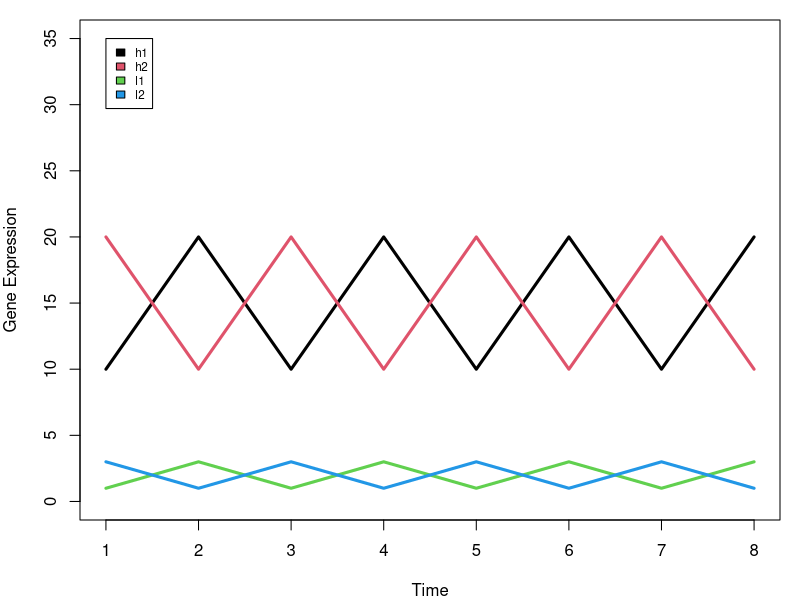
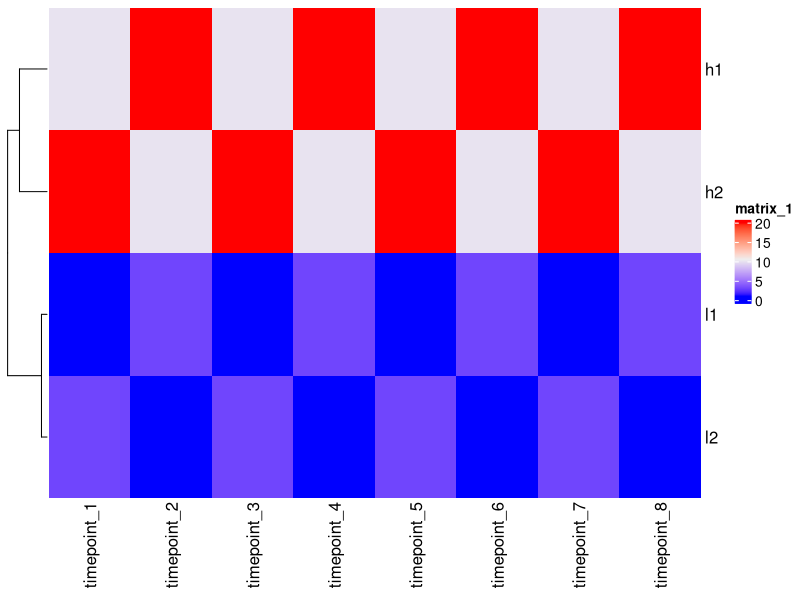
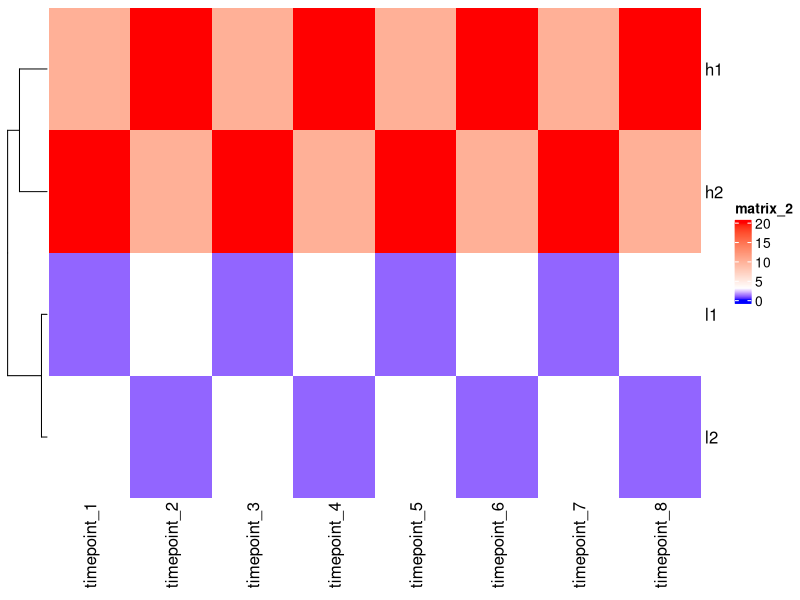
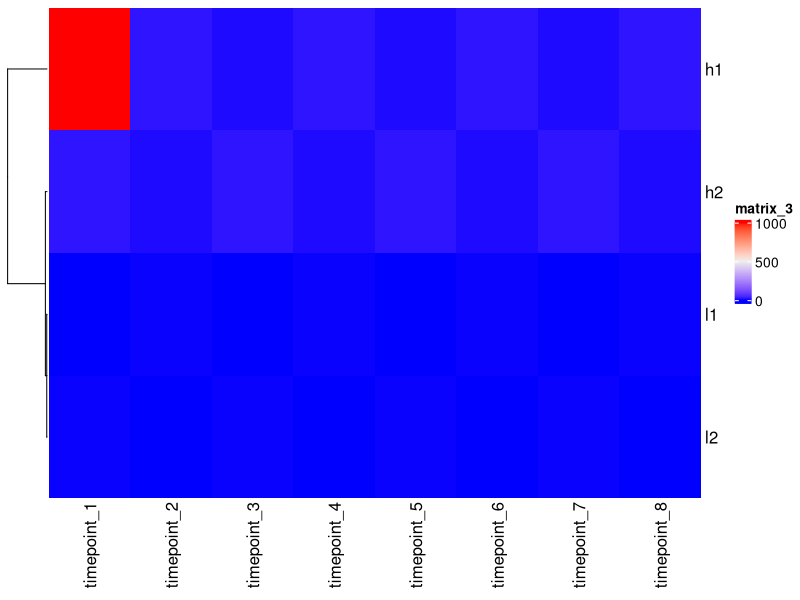
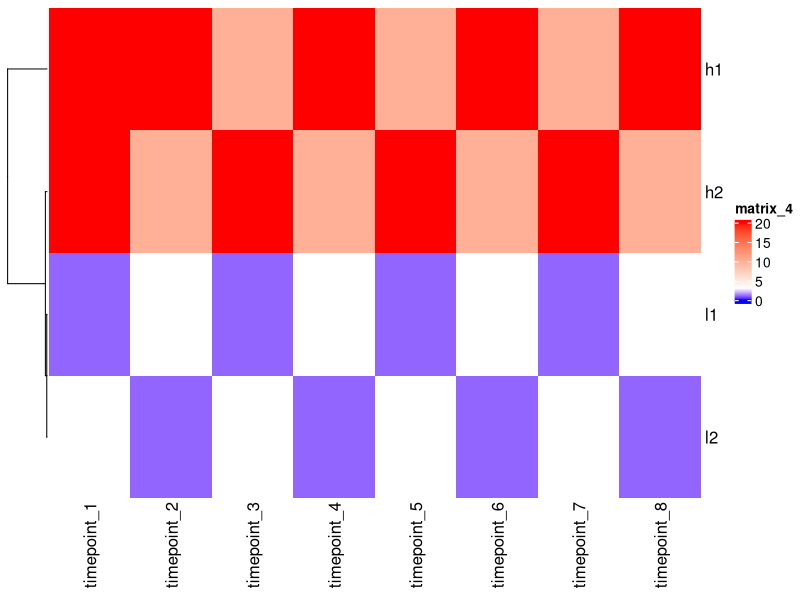
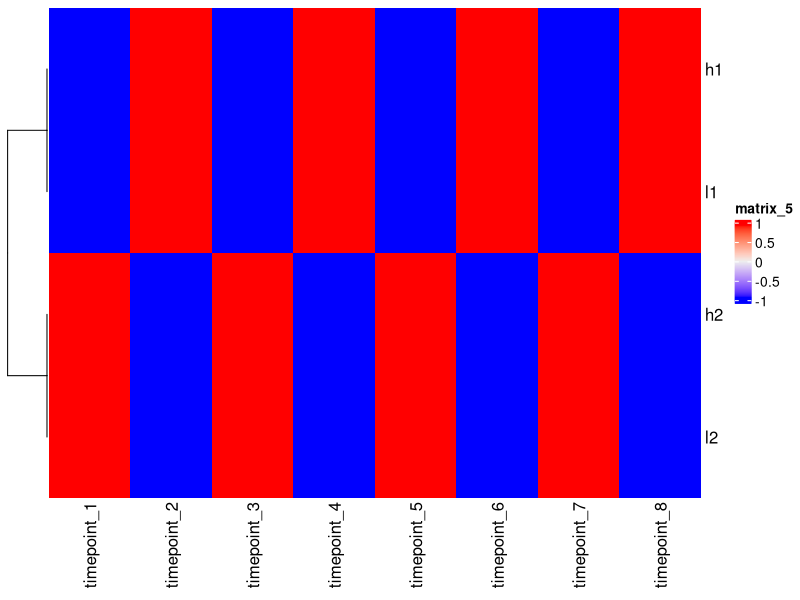
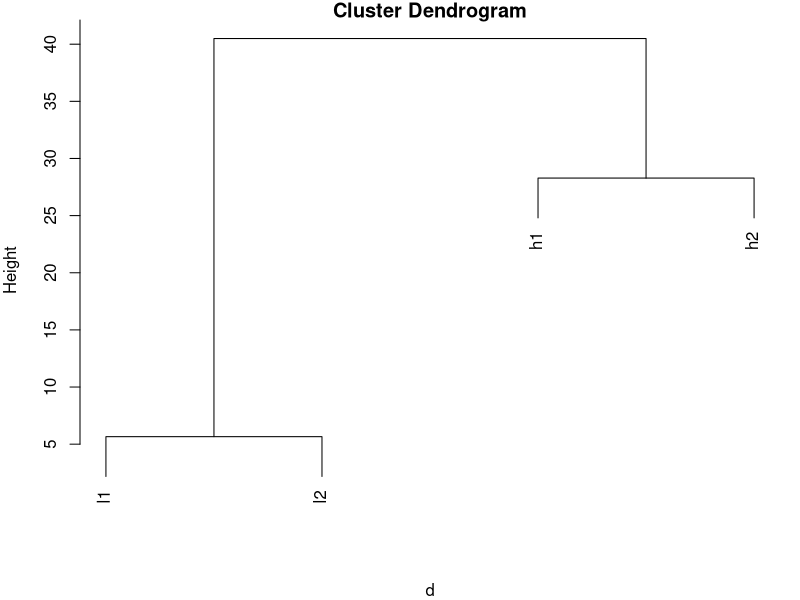
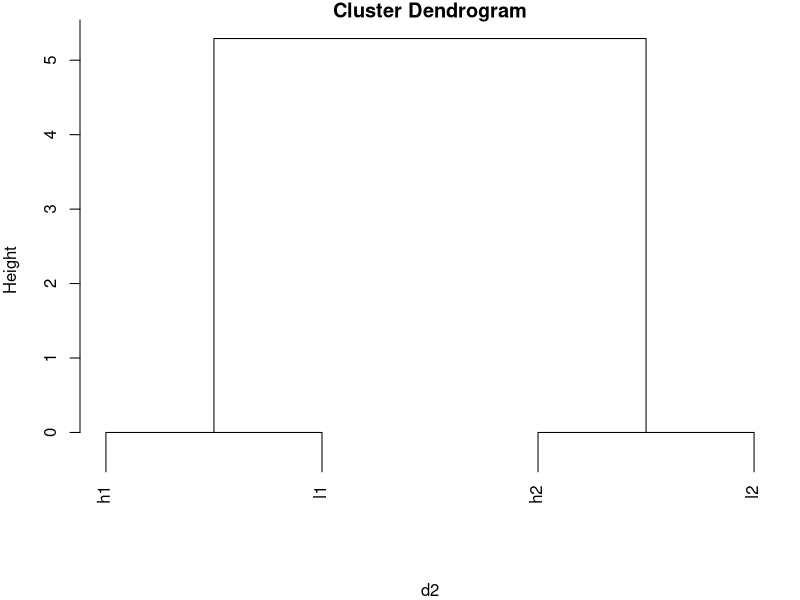

Write the R code that produced these figures, in order.
## ---- chunk 1
library(ComplexHeatmap)
## ---- chunk 2

h1 <- c(10,20,10,20,10,20,10,20)
h2 <- c(20,10,20,10,20,10,20,10)

l1 <- c(1,3,1,3,1,3,1,3)
l2 <- c(3,1,3,1,3,1,3,1)

mat <- rbind(h1,h2,l1,l2)
colnames(mat)<- paste0("timepoint_", 1:8)
mat
## ---- chunk 3
par(mfrow =c(1,1), mar=c(4,4,1,1))
plot(1:8,rep(0,8), ylim=c(0,35), pch="", xlab="Time", ylab="Gene Expression")

for (i in 1:nrow(mat)) {
lines(1:8,mat[i,], lwd=3, col=i)
}

legend(1,35,rownames(mat), 1:4, cex=0.7)
## ---- chunk 4
Heatmap(mat, cluster_columns = FALSE)

quantile(mat, c(0, 0.1,0.5, 0.9))
## ---- chunk 5
col_fun<- circlize::colorRamp2(c(0, 3, 20), c("blue", "white", "red"))

Heatmap(mat, cluster_columns = FALSE, col = col_fun)
## ---- chunk 6
mat2<- mat
mat2[1,1]<- 1000

Heatmap(mat2, cluster_columns = FALSE)

Heatmap(mat2, cluster_columns = FALSE, col = col_fun)

## ---- chunk 7
scaled_mat<- t(scale(t(mat)))


?Heatmap
Heatmap(scaled_mat, cluster_columns = FALSE)
## ---- chunk 8
?dist

d<- dist(mat)

d
## ---- chunk 9
?hclust

hclust(d)


plot(hclust(d))
## ---- chunk 10

d2<- dist(scaled_mat)

plot(hclust(d2))
